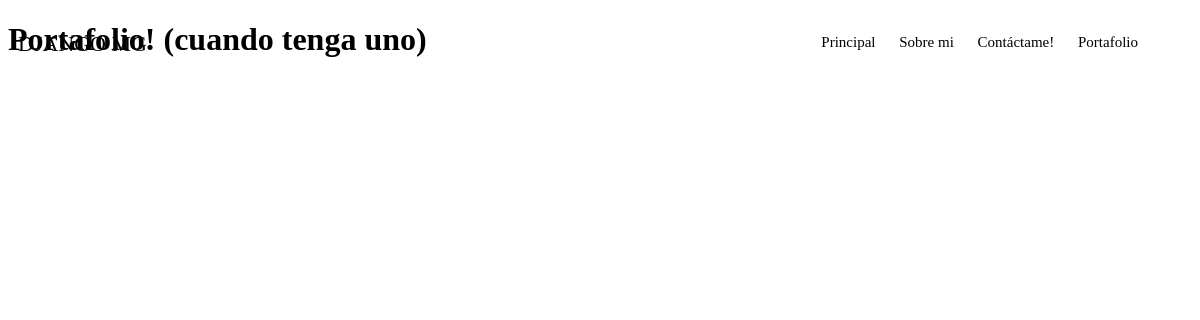
/portafolio/, run on an earlier commit of the app's database.
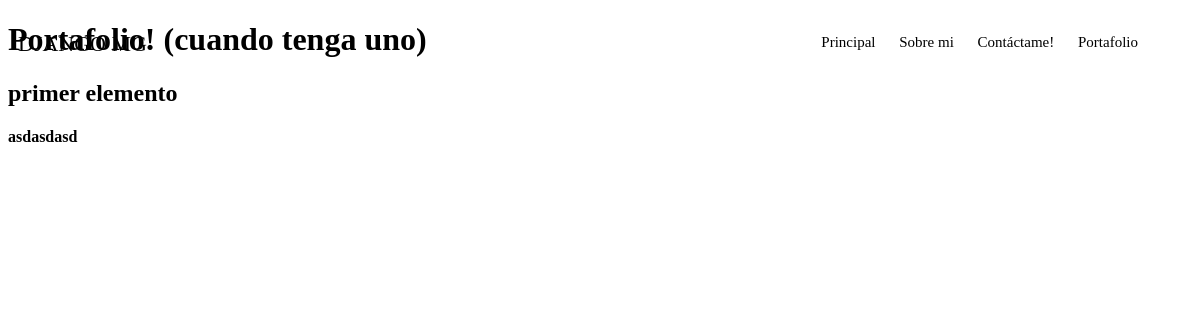
And on a later commit of the database.
### principal/models.py (models this page shows)
class Proyecto(models.Model):
		nombre = models.CharField(max_length = 255)
		descripcion = models.CharField(max_length = 255)

### principal/views.py (the view)
# urls.py: path("portafolio/", views.portafolio, name='portafolio'),
def portafolio(request):
	lista = Proyecto.objects.all()
	contexto = {'lista': lista}
	return render(request, 'principal/portafolio.html', contexto)

### principal/templates/principal/portafolio.html
{% extends  'principal/base.html' %}
{% block content %}
	<h1>Portafolio! (cuando tenga uno)</h1>
	{% for elemento in lista %}
		<h2> {{ elemento.nombre }} </h2>
		<h4> {{elemento.descripcion}} </h4>
	{% endfor %}
{% endblock %}

### principal/templates/principal/base.html (shortened to what this page needs)
<!DOCTYPE html>
<html>
<head>
	<link rel="stylesheet" type="text/css" href="CSS/estilos.css"/>
</head>
<body>
	<div class="nav">
        <div class="nav-header">
            <div class="nav-title">
                DJANGO MG
            </div>
        </div>
        <div class="nav-links">
            <a href="/">Principal</a>
            <a href="/about">Sobre mi</a>
            <a href="/contacto">Contáctame!</a>
            <a href="/portafolio">Portafolio</a>
        </div>
    </div>
			{% block content %}{% endblock %}
</body>
</html>

### principal/templates/principal/CSS/estilos.css (style rules this page uses)
.nav { height: 50px; width: 100%; position: fixed; }
.nav > .nav-header { display: inline; }
.nav > .nav-header > .nav-title { text-decoration: none; display: inline-block; font-size: 22px; color: #000; padding: 10px 10px 10px 10px; transition: all .3s; }
.nav > .nav-links { padding-right: 5%; display: inline; float: right; font-size: 15px; }
.nav > .nav-links > a { display: inline-block; padding: 13px 10px 13px 10px; text-decoration: none; color: #000; transition: all .3s; }

What changed in the data, as far as the page shows it:
added Proyecto: nombre "primer elemento", descripcion "asdasdasd"
